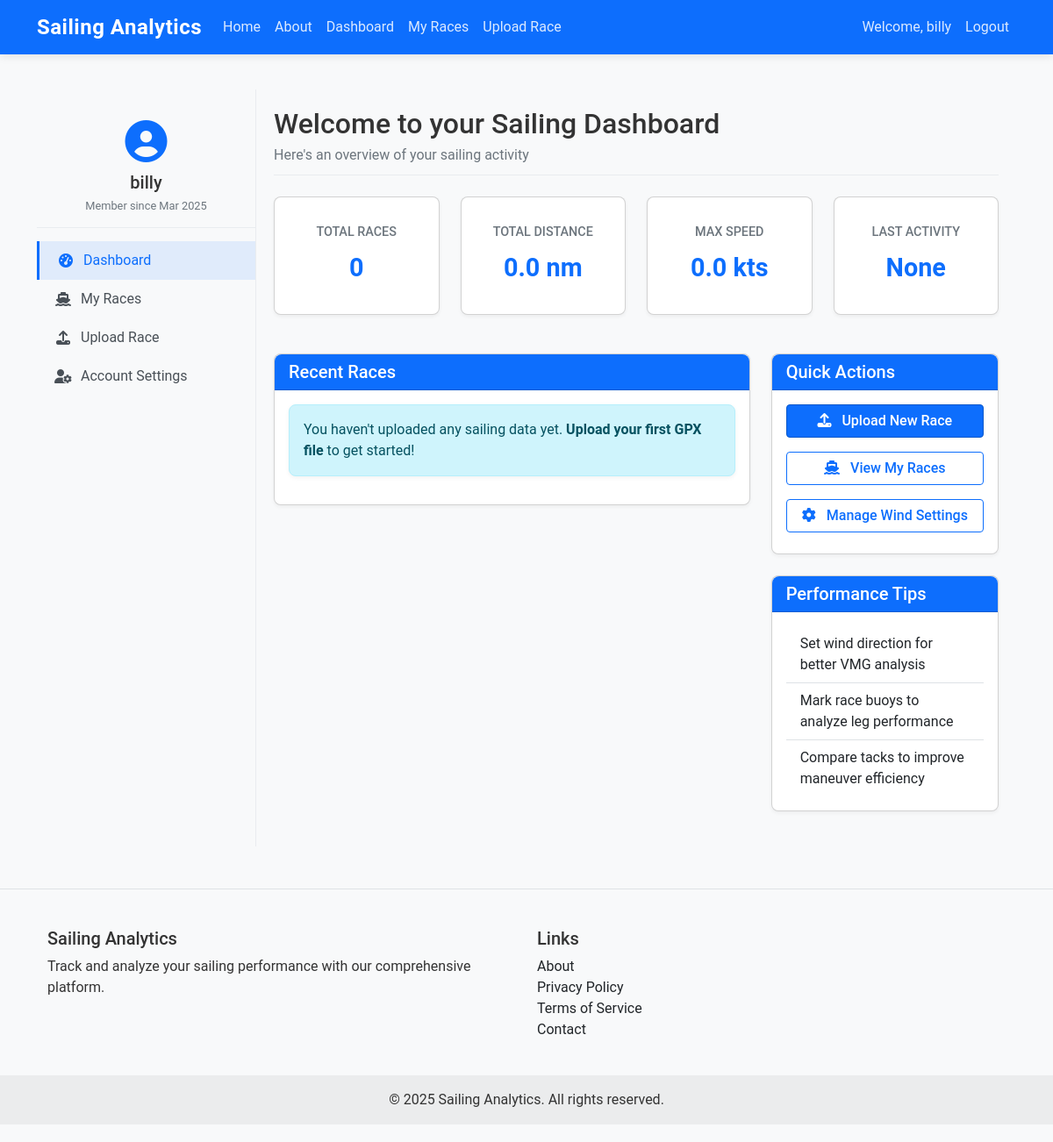
The page /dashboard (signed in) on the database as committed earlier.
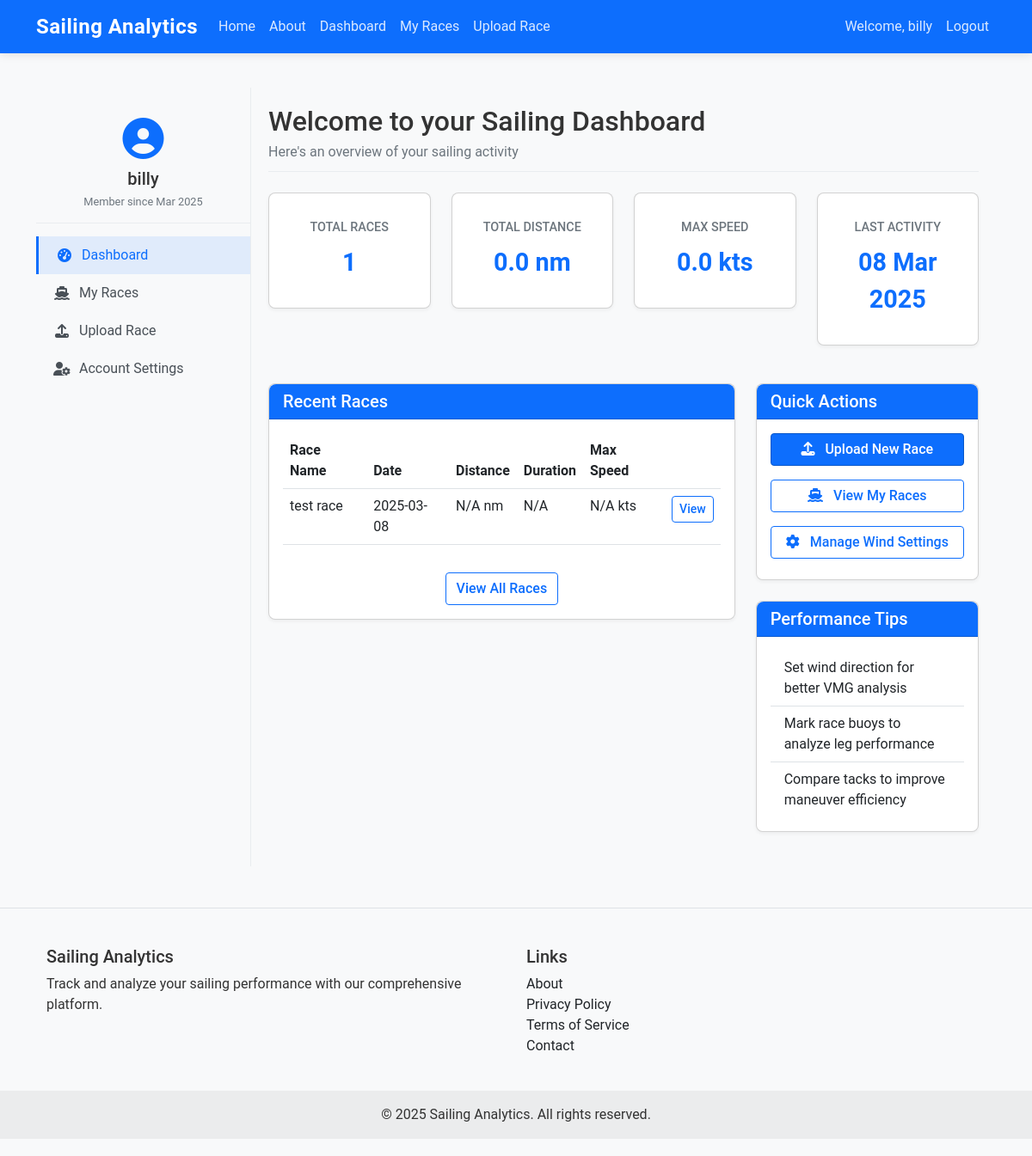
The same page on the database as committed later.
### app/models/race.py (models this page shows, shortened)
class Race(db.Model):
    __tablename__ = 'races'
    race_id = db.Column(db.Integer, primary_key=True)
    user_id = db.Column(db.Integer, db.ForeignKey('users.id'), index=True)
    race_name = db.Column(db.String(128), nullable=False)
    race_date = db.Column(db.DateTime, nullable=False, index=True)
    gpx_file_path = db.Column(db.String(256), nullable=False)
    wind_direction = db.Column(db.Integer)  # Direction in degrees
    created_at = db.Column(db.DateTime, default=datetime.utcnow)
    updated_at = db.Column(db.DateTime, default=datetime.utcnow, onupdate=datetime.utcnow)
    is_processed = db.Column(db.Boolean, default=False)
    processing_error = db.Column(db.Text)
    total_distance = db.Column(db.Float)  # In nautical miles
    duration = db.Column(db.Integer)  # In seconds
    max_speed = db.Column(db.Float)  # In knots
    avg_speed = db.Column(db.Float)  # In knots
    marks = db.relationship('RaceMark', backref='race', lazy='dynamic', cascade='all, delete-orphan')
    segments = db.relationship('RaceSegment', backref='race', lazy='dynamic', cascade='all, delete-orphan')
    maneuvers = db.relationship('Maneuver', backref='race', lazy='dynamic', cascade='all, delete-orphan')
    track_points = db.relationship('TrackPoint', backref='race', lazy='dynamic', cascade='all, delete-orphan')

### app/routes/main.py (the view)
@main.route('/dashboard')
@login_required
def dashboard():
    race_count = Race.query.filter_by(user_id=current_user.id).count()
    recent_races = Race.query.filter_by(user_id=current_user.id).order_by(Race.race_date.desc()).limit(5).all()
    total_distance = 0
    max_speed = 0
    for race in Race.query.filter_by(user_id=current_user.id).all():
        if race.total_distance:
            total_distance += race.total_distance
        if race.max_speed and race.max_speed > max_speed:
            max_speed = race.max_speed
    return render_template(
        'dashboard.html',
        race_count=race_count,
        recent_races=recent_races,
        total_distance=total_distance,
        max_speed=max_speed
    )

### app/models/user.py (called while the page is built)
@login_manager.user_loader
def load_user(user_id):
    return User.query.get(int(user_id))

    @property
    def is_authenticated(self):
        return True

### app/templates/dashboard.html (shortened to what the changed rows need)
{% extends "base.html" %}
{% block styles %}
<link rel="stylesheet" href="{{ url_for('static', filename='css/dashboard.css') }}">
{% endblock %}
{% block content %}
<div class="dashboard-container">
    <div class="main-content">
        <div class="dashboard-header">
            <h2>Welcome to your Sailing Dashboard</h2>
        </div>
        <div class="row mt-4">
            <div class="col-md-3">
                <div class="card stat-card">
                    <div class="card-body">
                        <h5 class="card-title">Total Races</h5>
                        <div class="stat-value">{{ race_count }}</div>
                    </div>
                </div>
            </div>
            <div class="col-md-3">
                <div class="card stat-card">
                    <div class="card-body">
                        <h5 class="card-title">Last Activity</h5>
                        <div class="stat-value">
                            {% if recent_races and recent_races|length > 0 %}
                                {{ recent_races[0].race_date.strftime('%d %b %Y') }}
                            {% else %}
                                None
                            {% endif %}
                        </div>
                    </div>
                </div>
            </div>
        </div>
        <div class="row mt-4">
            <div class="col-md-8">
                <div class="card">
                    <div class="card-body">
                        {% if recent_races and recent_races|length > 0 %}
                            <div class="table-responsive">
                                <table class="table table-hover">
                                    <thead>
                                        <tr>
                                            <th>Race Name</th>
                                            <th>Date</th>
                                            <th>Distance</th>
                                            <th>Duration</th>
                                            <th>Max Speed</th>
                                            <th></th>
                                        </tr>
                                    </thead>
                                    <tbody>
                                        {% for race in recent_races %}
                                            <tr>
                                                <td>{{ race.race_name }}</td>
                                                <td>{{ race.race_date.strftime('%Y-%m-%d') }}</td>
                                                <td>{{ "%.2f"|format(race.total_distance) if race.total_distance else "N/A" }} nm</td>
                                                <td>{{ race.duration_formatted if race.duration else "N/A" }}</td>
                                                <td>{{ "%.1f"|format(race.max_speed) if race.max_speed else "N/A" }} kts</td>
                                                <td>
                                                    <a href="#" class="btn btn-sm btn-outline-primary">View</a>
                                                </td>
                                            </tr>
                                        {% endfor %}
                                    </tbody>
                                </table>
                            </div>
                            <div class="text-center mt-3">
                                <a href="{{ url_for('sailing.list_sessions') }}" class="btn btn-outline-primary">View All Races</a>
                            </div>
                        {% else %}
                            <div class="alert alert-info">
                                You haven't uploaded any sailing data yet.
                                <a href="{{ url_for('races.upload_race') }}" class="alert-link">Upload your first GPX file</a> to get started!
                            </div>
                        {% endif %}
                    </div>
                </div>
            </div>
        </div>
    </div>
</div>
{% endblock %}

Rows that differ between the two databases and show on the page:
added Race: race_date "08 Mar 2025", race_name "test race", race_date "2025-03-08", total_distance "N/A", duration "N/A", max_speed "N/A"
Other text that changed with them:
{{ race_count }}: "0" → "1"
text no longer shown: "None You haven't uploaded any sailing data yet. Upload your first GPX file to get started!"
text now shown: "Race Name Date Distance Duration Max Speed View All Races"
